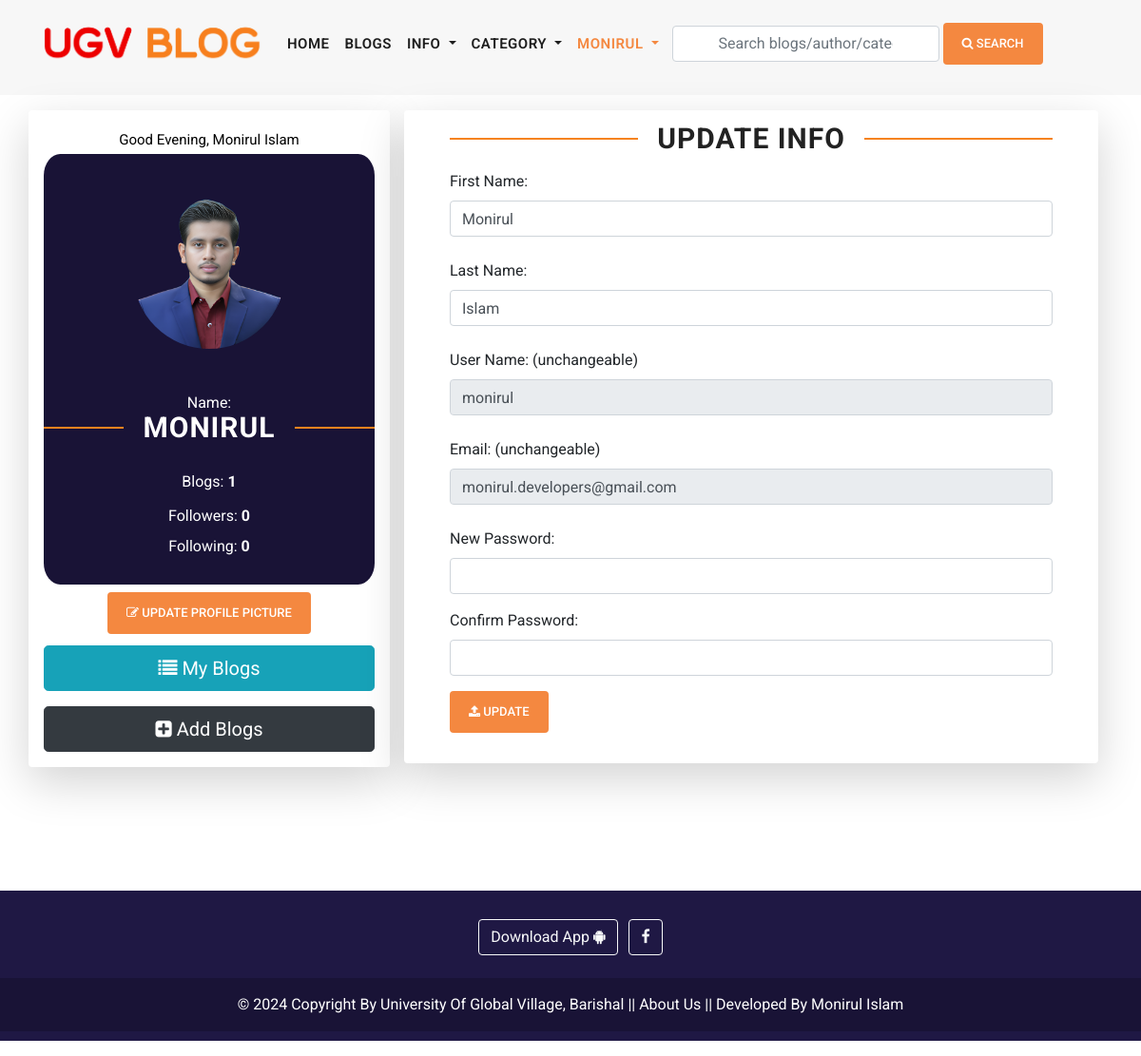
The page /profile/ (signed in) on the database as committed earlier.
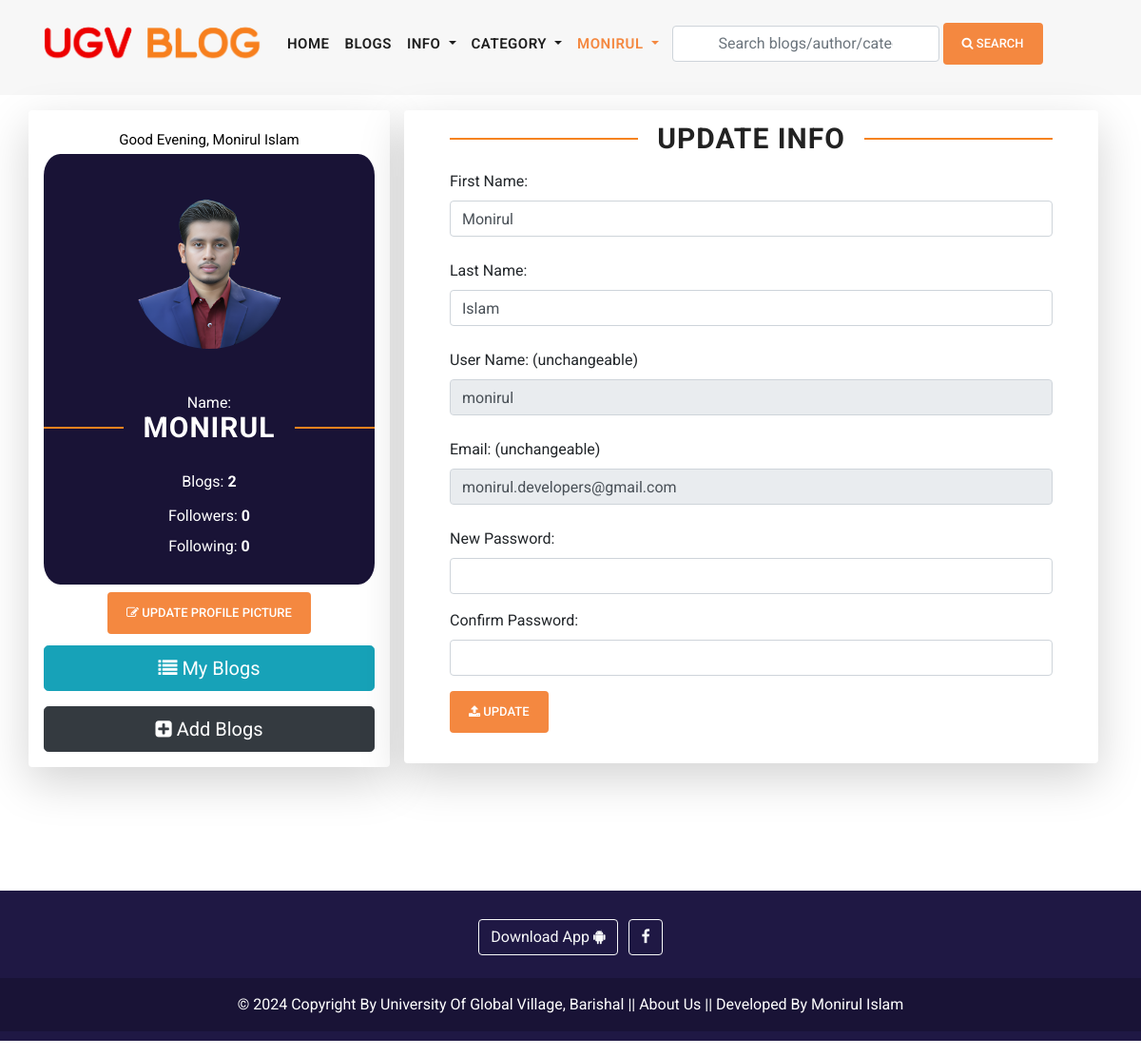
The same page on the database as committed later.
### user_profile/models.py (models this page shows, shortened)
class User(AbstractUser):
    email = models.EmailField(
        max_length = 150,
        unique = True,
        error_messages={
            'unique':"The email must be unique for create ",
        }
    )
    profile_image = models.ImageField(
        null = True,
        blank = True,
        upload_to='users_images/',
        validators=[FileExtensionValidator(allowed_extensions=['jpg', 'png','jpeg'])]
    )
    followers = models.ManyToManyField("Follow")
    REQUIRED_FIELDS = ["email"]
    objects = CustomUserManager()
    def get_profile_picture(self):
        url=""
        try:
            url = self.profile_image.url
        except:
            url = ""
        return url

### user_profile/views.py (the view)
# urls.py: path('profile/',profile,name='profile'),
@login_required(login_url='login')
def profile(request):
    greeting = get_greeting()
    account = get_object_or_404(User, pk=request.user.pk)
    if request.method == "POST":
        if request.user.pk != account.pk:
            return redirect('home')
        form = UserProfileUpdateForm(request.POST, instance=account)
        form.fields['username'].disabled = True
        form.fields['email'].disabled = True
        if form.is_valid():
            account.first_name = form.cleaned_data['first_name']
            account.last_name = form.cleaned_data['last_name']
            new_password = form.cleaned_data.get('new_password')
            if new_password:
                account.set_password(new_password)
            account.save()
            messages.success(request, "Profile has been updated successfully")
            return redirect('profile')
        else:
            print(form.errors)
    else:
        form = UserProfileUpdateForm(instance=account)
        form.fields['username'].disabled = True
        form.fields['email'].disabled = True
    context = {
        "account": account,
        "form": form,
        "greeting": greeting,
    }
    return render(request, 'profile.html', context)

### user_profile/forms.py (shortened to what this page needs)
class UserProfileUpdateForm(forms.ModelForm):
    new_password = forms.CharField(widget=forms.PasswordInput(), required=False)
    confirm_password = forms.CharField(widget=forms.PasswordInput(), required=False)
    class Meta:
        model = User
        fields = ("first_name", "last_name", "username", "email", "new_password", "confirm_password")

### blog/context_processors.py (called while the page is built)
def get_all_categories(request):
    categories = Category.objects.all()[:20]
    category_counts = []
    for category in categories:
        blog_count = Blog.objects.filter(category=category).count()
        if blog_count > 0:  # Only include non-empty categories
            category_counts.append({'category': category, 'blog_count': blog_count})
    context = {
        "categories":categories,
        "category_counts": category_counts,
    }
    return context

def site_info(request):
    site = Site.objects.all()
    context = {
        "site":site,
    }
    return context

def ugv_ads(request):
    latest_ad = Ugv_Ad.objects.all()
    context =  {
        'latest_ad': latest_ad,
    }
    return context

### templates/profile.html (shortened to what the changed rows need)
{% extends 'base.html' %}
{% load static %}
{% block content %}
<div class="profile">
    <div class="container">
        <div class="row py-3">
            <div class="col-md-4 shadow-lg p-3 mb-5  rounded ">
                <p class="text-center" style="text-transform: capitalize;">{{ greeting }}, {{user.first_name}} {{user.last_name}}</p>
                <div class="text-center view-profile  ">
                    <img id="account_img" class="rounded rounded-circle profile-picture" src="{{request.user.get_profile_picture}}" alt="">
                    <div class="sidebar-heading seven">
                         Name:
                        <h2 style="color: white; font-weight: bold;">{{account.username}}</h2>
                      </div>
                    <ul class="text-center py-1 ">
                        <li class="py-2">
                            <span>Blogs: <strong>{{account.user_blogs.count}}</strong></span>
                        </li>
                        <li class="py-1">
                            <span>Followers: <strong>{{account.user_followers.count}}</strong></span>
                        </li>
                        <li class="py-1">
                            <span>Following: <strong>{{account.user_follows.count}}</strong></span>
                        </li>
                    </ul>
                </div>
                <div class="text-center pt-2 pb-1">
                    <button type="button" class="btn btn-primary" data-toggle="modal" data-target="#exampleModal">
                    </button>
                </div>
                <ul class="list-group text-center mt-2">
                    <a href="{% url 'my_blogs' %}" class="btn btn-info btn-lg  mb-3 " role="button" aria-pressed="true"><i class="fa fa-list"></i> My Blogs</a>
                    <a href="{% url 'add_blog' %}" class="btn btn-dark btn-lg " role="button" aria-pressed="true"><i class="fa fa-plus-square"></i> Add Blogs</a>
                </ul>
            </div>
            <div class="col-md-8  " >
                  <form class="px-5  shadow-lg p-3 mb-5 bg-white rounded  " action="{% url 'profile' %}" method="POST">
                    <div class="sidebar-heading seven">
                        <h2 style="font-weight: bold;">Update Info </h2>
                      </div>
                    <div class="form-group">
                        <label for="first_name">First Name:</label>
                        <input id="first_name" class="form-control" name="first_name" type="text" value="{{account.first_name}}" autocomplete="nope">
                        <p class="py-1 text-danger errors">{{form.first_name.errors}}</p>
                    </div>
                    <div class="form-group">
                        <label for="last_name">Last Name:</label>
                        <input id="last_name" class="form-control" name="last_name" type="text" value="{{account.last_name}}">
                        <p class="py-1 text-danger errors">{{form.last_name.errors}}</p>
                    </div>
                    <div class="form-group">
                        <label for="username">User Name: (unchangeable)</label>
                        <input id="username" class="form-control" name="username" type="text" value="{{account.username}}" autocomplete="nope" readonly>
                        <p class="py-1 text-danger errors">{{form.username.errors}}</p>
                    </div>
                    <div class="form-group">
                        <label for="email">Email: (unchangeable)</label>
                        <input id="email" class="form-control" name="email" type="email" value="{{account.email}}" autocomplete="nope" readonly>
                        <p class="py-1 text-danger errors">{{form.email.errors}}</p>
                    </div>
                </form>
            </div>
        </div>
    </div>
</div>
{% endblock content %}

### templates/header.html (shortened to what this page needs)
{% load static %}
<header class="sticky-header">
    <nav class="navbar navbar-expand-lg">
        <div class="container">
            {% for site_instance in site %}
            <a  class="navbar-brand" href="{% url 'home'  %}"><img draggable="false" style="width: 230px; height: 50px;" src="{{site_instance.header_logo.url}}" alt=""></a>
            {% endfor %}
        <div class="collapse navbar-collapse" id="navbarResponsive">
            <ul class="navbar-nav ml-auto">
            <li class="nav-item {% if request.path == '/' %}active{% endif %}">
                <a class="nav-link" href="{% url 'home' %}">Home
                </a>
            </li>
            <li class="nav-item {% if request.path == '/blogs/' %}active{% endif %}">
                <a class="nav-link" href="{% url 'blogs' %}">Blogs</a>
            </li>
            <li class="nav-item dropdown {% if '/top-bloggers/' in request.path %}active {% elif '/about/' in request.path %} active {% elif '/contact/' in request.path %} active {% elif '/archive/' in request.path %} active {% endif %}  ">
                <a class="nav-link dropdown-toggle" href="#" id="navbarDropdown" role="button" data-toggle="dropdown" aria-haspopup="true" aria-expanded="false">
                  Info
                </a>
            </li>
            <li class="nav-item dropdown {% if '/category_blogs/' in request.path %} active {% endif %}">
                <a class="nav-link dropdown-toggle" href="#" id="navbarDropdown" role="button" data-toggle="dropdown" aria-haspopup="true" aria-expanded="false">
                  Category
                </a>
            </li>
            <li>
                {% if request.user.is_authenticated %}
                <li class="nav-item dropdown {% if '/profile/' in request.path %}active {% elif '/user_notifications/' in request.path %}active {% elif '/wishlist/' in request.path %}active {% elif '/line_chart/' in request.path %}active {% endif %} ">
                    <a class="nav-link dropdown-toggle" href="#" id="navbarDropdown" role="button" data-toggle="dropdown" aria-haspopup="true" aria-expanded="false">
                      {% if request.user.username %}
                      {{request.user.username}}
                      {% endif %}
                    </a>
                </li>
                {% else %}
                <li class="nav-item
                {% if request.path == '/login/' %}active{% endif %}">
                    <a class="nav-link" href="{% url 'login' %}">LOGIN</a>
                </li>
                {% endif %}
            </li>
            </ul>
            <form class="form-inline d-flex flex-nowrap my-2 ml-auto search_form" action="{% url 'search_blogs' %}" method="GET" >
                <input class="form-control px-5" name="search" type="text" placeholder="Search blogs/author/category/tags "  required>
                <button class="btn btn-primary ml-1"><i class="fa fa-search"></i> Search</button>
            </form>
        </div>
        </div>
    </nav>
</header>

Rows that differ between the two databases and show on the page:
changed User "MONIRUL": user_blogs.count "1" → "2"
